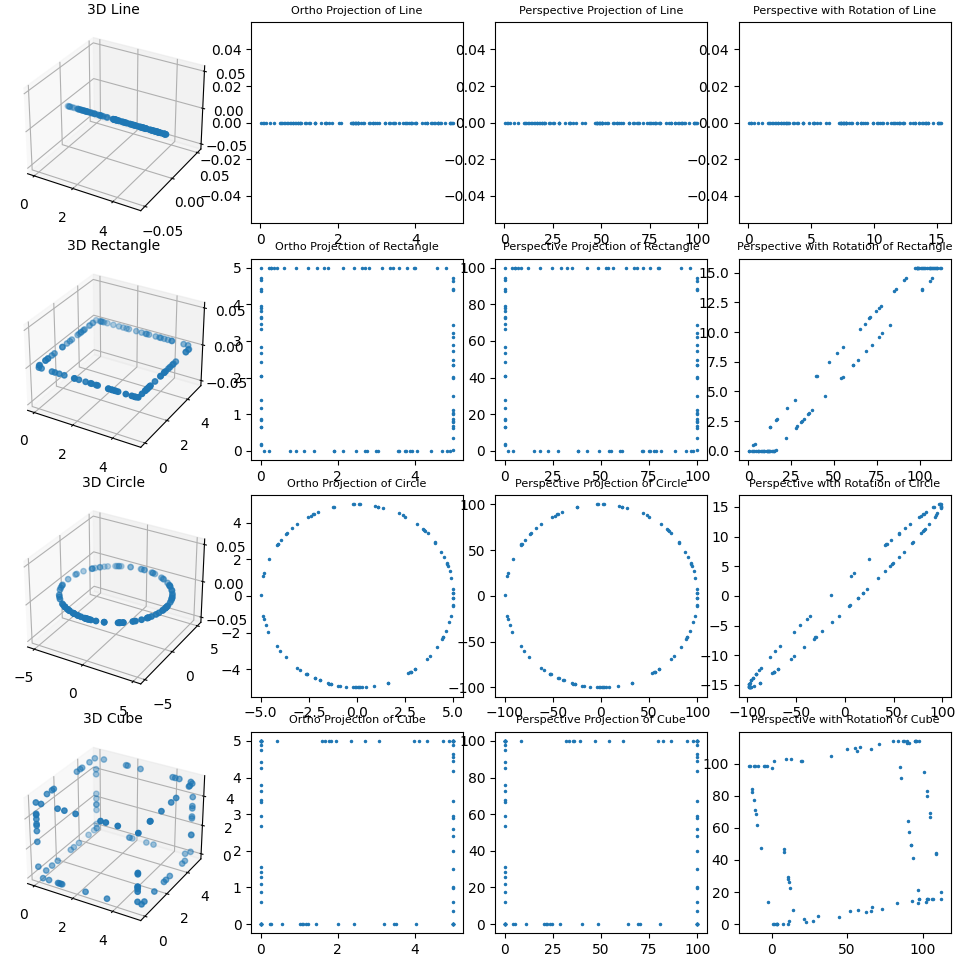

Write the Python code that produced this figure.
import numpy as np
import matplotlib.pyplot as plt
from mpl_toolkits.mplot3d import Axes3D

# Function to create a random 3D line point cloud
def create_line(length=5, num_points=100):
    points = np.zeros((num_points, 3))
    points[:, 0] = np.random.uniform(0, length, num_points)  # x coordinate
    return points

def create_rectangle(length=5, width=5, num_points=100):
    num_points_per_edge = num_points // 4
    lines = []

    # define the 4 corners of the rectangle
    corners = np.array([[0, 0, 0], [length, 0, 0], [length, width, 0], [0, width, 0]])

    # define the lines connecting the corners
    edges = [(0, 1), (1, 2), (2, 3), (3, 0)]

    # Create points along each line
    for start, end in edges:
        x = np.random.uniform(corners[start][0], corners[end][0], num_points_per_edge)
        y = np.random.uniform(corners[start][1], corners[end][1], num_points_per_edge)
        z = np.random.uniform(corners[start][2], corners[end][2], num_points_per_edge)
        lines.append(np.column_stack((x, y, z)))

    return np.vstack(lines)

def create_circle(radius=5, num_points=100):
    angles = np.random.uniform(0, 2 * np.pi, num_points)
    x = radius * np.cos(angles)
    y = radius * np.sin(angles)
    return np.column_stack((x, y, np.zeros(num_points)))


def create_cube(size=5, num_points=100):
    num_points_per_line = num_points // 12
    lines = []

    # define the eight corners of the cube
    corners = [(0, 0, 0), (size, 0, 0), (size, size, 0), (0, size, 0), 
               (0, 0, size), (size, 0, size), (size, size, size), (0, size, size)]

    # define the lines connecting the corners
    cube_lines = [(0, 1), (1, 2), (2, 3), (3, 0),
                  (4, 5), (5, 6), (6, 7), (7, 4),
                  (0, 4), (1, 5), (2, 6), (3, 7)]

    # create points along each line
    for start, end in cube_lines:
        x = np.random.uniform(corners[start][0], corners[end][0], num_points_per_line)
        y = np.random.uniform(corners[start][1], corners[end][1], num_points_per_line)
        z = np.random.uniform(corners[start][2], corners[end][2], num_points_per_line)
        lines.append(np.column_stack((x, y, z)))

    return np.vstack(lines)


def rotate_points(points, angle_x, angle_y, angle_z):
    # define rotation matrices
    Rx = np.array([
        [1, 0, 0, 0],
        [0, np.cos(angle_x), -np.sin(angle_x), 0],
        [0, np.sin(angle_x), np.cos(angle_x), 0],
        [0, 0, 0, 1]
    ])
    
    Ry = np.array([
        [np.cos(angle_y), 0, np.sin(angle_y), 0],
        [0, 1, 0, 0],
        [-np.sin(angle_y), 0, np.cos(angle_y), 0],
        [0, 0, 0, 1]
    ])

    Rz = np.array([
        [np.cos(angle_z), -np.sin(angle_z), 0, 0],
        [np.sin(angle_z), np.cos(angle_z), 0, 0],
        [0, 0, 1, 0],
        [0, 0, 0, 1]
    ])

    # apply rotation
    points_homogeneous = np.hstack([points, np.ones((points.shape[0], 1))])
    rotated_points = points_homogeneous @ Rx.T @ Ry.T @ Rz.T

    # return rotated points in cartesian coordinates
    return rotated_points[:, :-1] / rotated_points[:, -1:]


def orthographic_projection(points):
    # convert to homogeneous coordinates
    points_homogeneous = np.hstack([points, np.ones((points.shape[0], 1))])

    # build orthogaphic projection matrix
    projection_matrix = np.array([
        [1, 0, 0, 0],
        [0, 1, 0, 0],
        [0, 0, 0, 1]
    ])

    # apply projection
    projected_points = points_homogeneous @ projection_matrix.T

    # return in cartesian coordinates
    return projected_points[:, :-1] / projected_points[:, -1:]


def perspective_projection(points, f=1, z_scene = 20):
    # convert to homogeneous coordinates
    points_homogeneous = np.hstack([points, np.ones((points.shape[0], 1))])

    # build weak perspective projection matrix
    projection_matrix = np.array([
        [1, 0, 0, 0],
        [0, 1, 0, 0],
        [0, 0, 0, f/z_scene]
    ])

    # apply transformation
    projected_points = points_homogeneous @ projection_matrix.T

    # return in cartesian coordinates
    return projected_points[:, :-1] / projected_points[:, -1:]


def perspective_projection_with_rotation(points, angle_x=30, angle_y=30, angle_z=0):
    # apply rotation 
    rotated_points = rotate_points(points, angle_x, angle_y, angle_z)

    # get weak perspective projection of the rotated poits
    return perspective_projection(rotated_points)



def plot_shape_and_projections(index, shape, shape_name):
    # 3D plot
    ax = fig.add_subplot(4, 4, index, projection='3d')
    ax.scatter(shape[:, 0], shape[:, 1], shape[:, 2], s=15)
    ax.set_title(f'3D {shape_name}', fontsize=10)

    # projections
    ortho = orthographic_projection(shape)
    persp = perspective_projection(shape)
    persp_rot = perspective_projection_with_rotation(shape)

    plt.subplot(4, 4, index + 1)
    plt.plot(ortho[:, 0], ortho[:, 1], '.', markersize=3) 
    plt.title(f'Ortho Projection of {shape_name}', fontsize=8)

    plt.subplot(4, 4, index + 2)
    plt.plot(persp[:, 0], persp[:, 1], '.', markersize=3)  
    plt.title(f'Perspective Projection of {shape_name}', fontsize=8)

    plt.subplot(4, 4, index + 3)
    plt.plot(persp_rot[:, 0], persp_rot[:, 1], '.', markersize=3) 
    plt.title(f'Perspective with Rotation of {shape_name}', fontsize=8)

# create the shapes
line = create_line()
rectangle = create_rectangle()
circle = create_circle()
cube = create_cube()

fig = plt.figure(figsize=(20, 15))  # Adjusted figure size

# plot each shape and its projections
plot_shape_and_projections(1, line, "Line")
plot_shape_and_projections(5, rectangle, "Rectangle")
plot_shape_and_projections(9, circle, "Circle")
plot_shape_and_projections(13, cube, "Cube")

plt.tight_layout()
plt.show()
